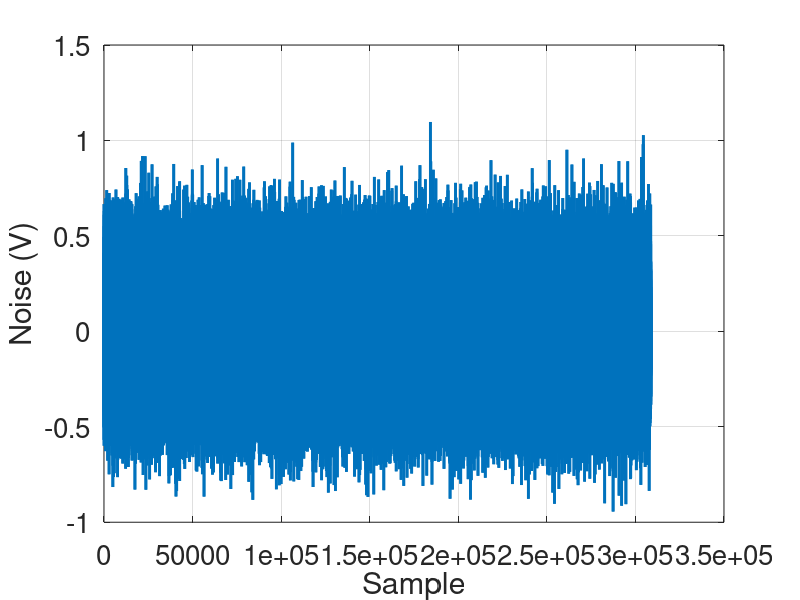
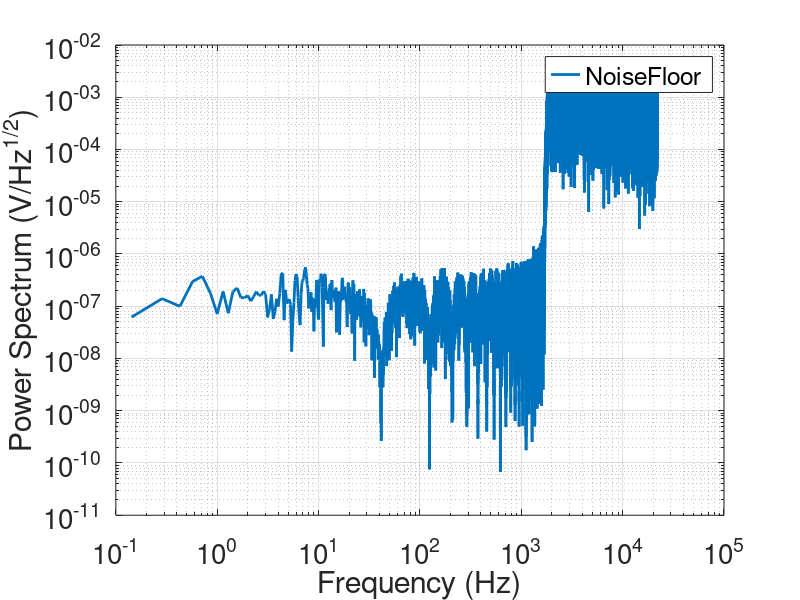
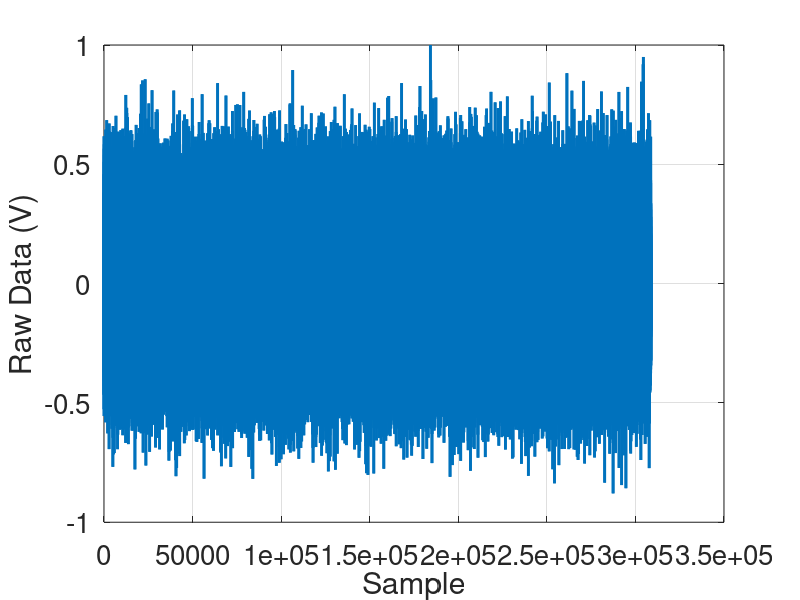
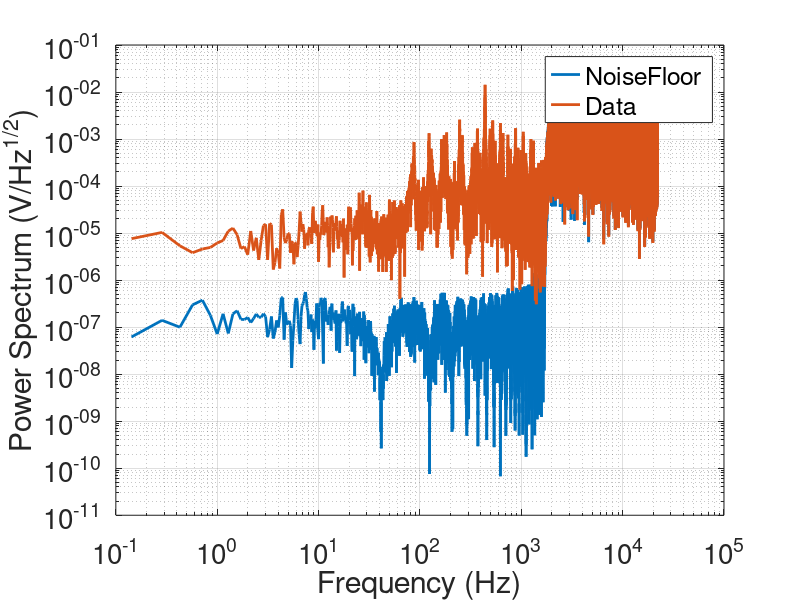

The MATLAB script that drew these images, in order: (Note: this script raises an error after producing the figures.)
% 功率谱估计可以用于评估仪器噪声在频带内的分布，为数据滤波提供依据
% 示例数据说明：
%    test-noise --- 假设的某录音设备噪声本底
%    test-audio --- 上述录音设备录制的某音频
% 注释了sound函数避免自动播放声音导致音频重叠，手动播放。

% XiaoCY 2020-10-21

%%
set(groot,'DefaultLineLineWidth',2)
set(groot,'DefaultAxesFontSize',20)
set(groot,'DefaultFigureColor','w')
set(groot,'DefaultFigureWindowStyle','docked')

clear;clc
close all

%% 导入噪声本底数据
load('test-noise.mat')

figure('Name','Noise')
plot(xn)
grid on
xlabel('Sample')
ylabel('Noise (V)')

nfft = length(xn);
win = hann(nfft);
[pxn,f] = periodogram(xn,win,'onesided',nfft,fs);

figure('Name','NoisePSD')
loglog(f,sqrt(pxn),'DisplayName','NoiseFloor')
grid on
legend
xlabel('Frequency (Hz)')
ylabel('Power Spectrum (V/Hz^{1/2})')

%% 导入录音数据
load('test-audio.mat')

figure('Name','Data')
plot(data)
grid on
xlabel('Sample')
ylabel('Raw Data (V)')

[pdat,f] = periodogram(data,win,'onesided',nfft,fs);

figure('Name','DataPSD')
loglog(f,sqrt(pxn),'DisplayName','NoiseFloor')
hold on
grid on
loglog(f,sqrt(pdat),'DisplayName','Data')
legend
xlabel('Frequency (Hz)')
ylabel('Power Spectrum (V/Hz^{1/2})')

% sound(data,fs)

%% 滤波
filter_data = bandpass(data,[20 1500],fs);

figure('Name','Data')
plot(filter_data)
grid on
xlabel('Sample')
ylabel('Filtered Data (V)')

[pfilt,f] = periodogram(filter_data,win,'onesided',nfft,fs);

figure('Name','DataPSD')
loglog(f,sqrt(pxn),'DisplayName','NoiseFloor')
hold on
grid on
loglog(f,sqrt(pdat),'DisplayName','Data')
loglog(f,sqrt(pfilt),'DisplayName','FilteredData')
legend
xlabel('Frequency (Hz)')
ylabel('Power Spectrum (V/Hz^{1/2})')

% sound(filter_data,fs)